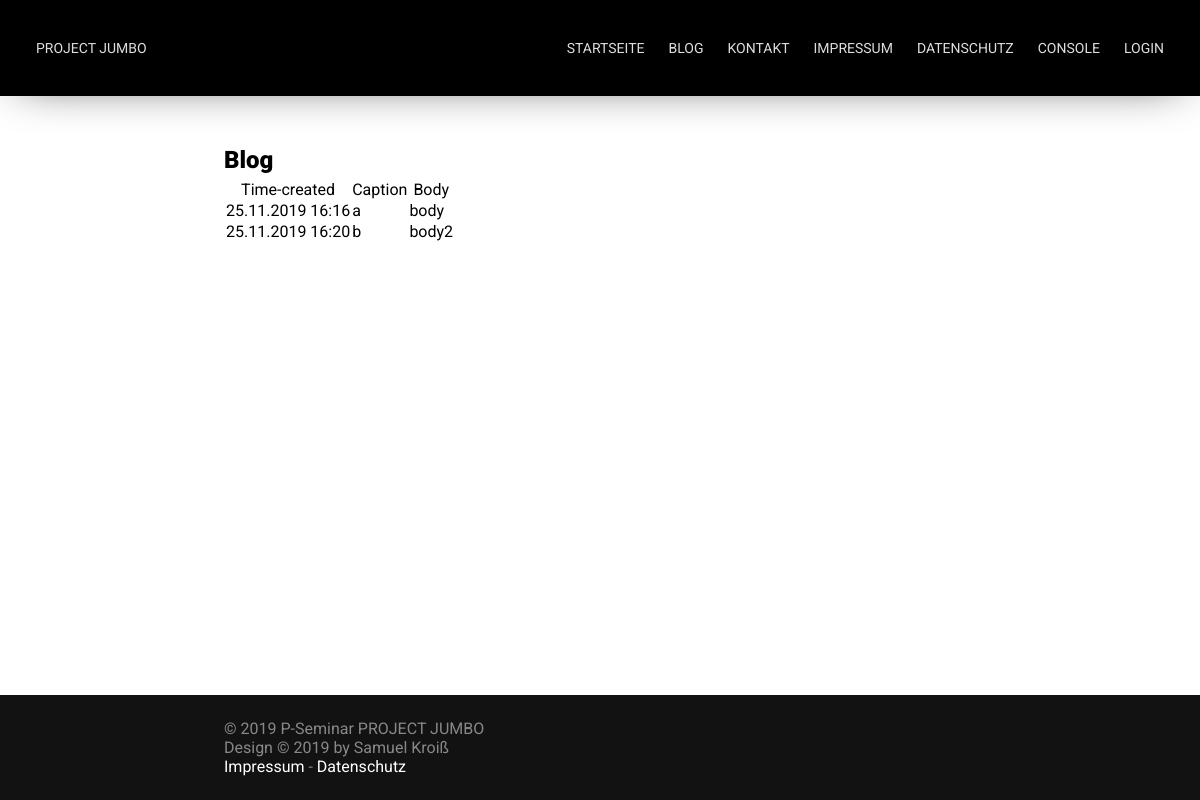
Page /blog on the committed database.
### blog.py (models this page shows, shortened)
class Blog_Post(db.Model):
    id = db.Column(db.Integer, primary_key=True)
    caption = db.Column(db.String, nullable=False)
    body = db.Column(db.String, nullable=False)
    time_created = db.Column(db.DateTime, default=datetime.now() )

### blog.py (the view)
@app.route("/blog")
def blog():
    posts = Blog_Post.query.order_by(Blog_Post.time_created).all()
    return render_template("blog.html", title="Blog", posts=posts)

### blog.py (called while the page is built)
@app.context_processor
def inject_login_status():
    return dict(login_status=current_user.is_authenticated)

### templates/blog.html (shortened to what this page needs)
{% extends 'base.html' %}
{% block content %}
    <h2>Blog</h2>
    {% if posts|length < 1 %}
        <p>There are no Blogposts available!</p>
    {% else %}
        <table>
            <tr>
                <th>Time-created</th>
                <th>Caption</th>
                <th>Body</th>
            </tr>
            {% for post in posts %}
                <tr id="post_{{ post.id }}">
                    <td>{{ post.time_created.__format__("%d.%m.%Y %H:%M") }}</tds>
                    <td>{{ post.caption }}</td>
                    <td>{{ post.body }}</td>
                </tr>
            {% endfor %}
        </table>
    {% endif %}
{% endblock %}

### static/css/main.css (style rules this page uses)
* { margin: 0; padding: 0; font-family: 'Roboto', sans-serif; font-size: 16px; font-weight: 400; text-decoration: none; }
body { width: 100%; height: 100%; overflow-x: hidden; overflow-y: scroll; scroll-behavior: smooth; }
#content h1, #content h2 { font-size: 24px; font-weight: 900; padding-bottom: 4px; }

### static/css/nav.css (style rules this page uses)
:root { --link-color: #DEDEDE; }

### rows in the picture
Blog_Post: time_created.__format__ "25.11.2019 16:16", caption "a", body "body"
Blog_Post: time_created.__format__ "25.11.2019 16:20", caption "b", body "body2"
